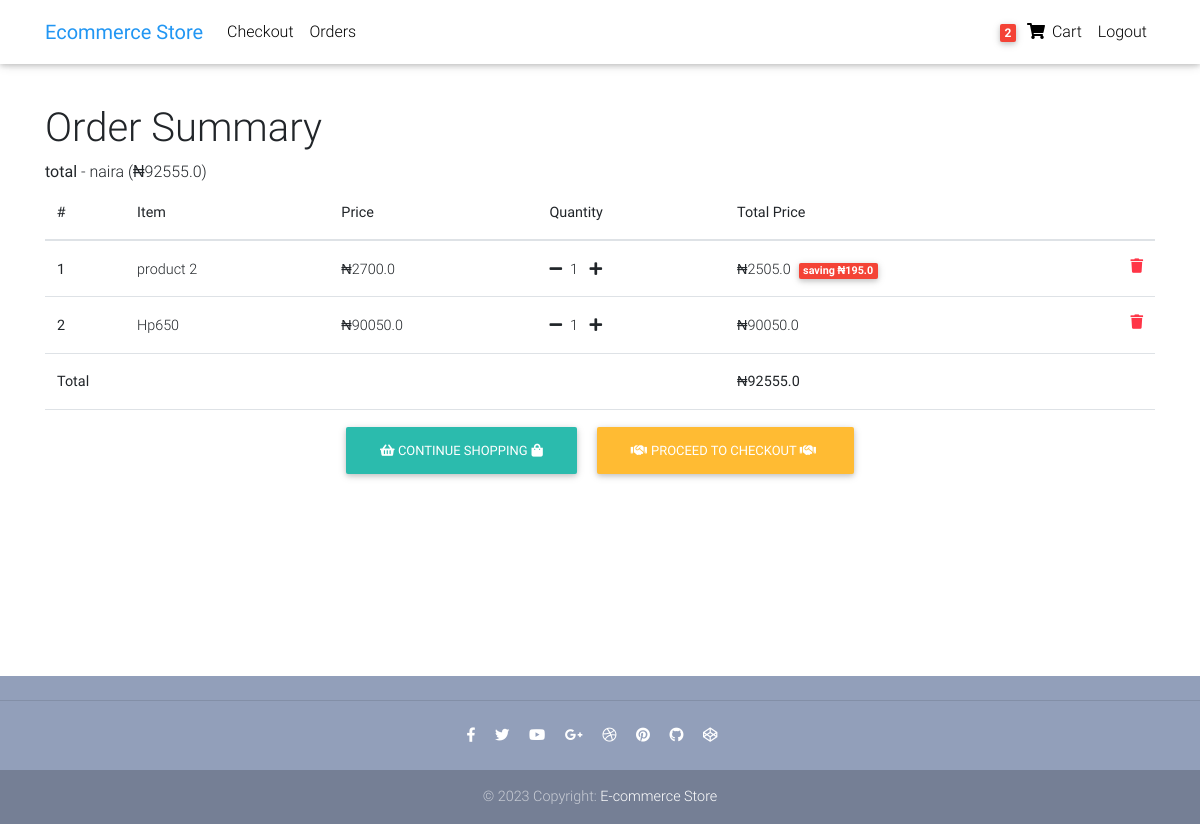
/order-summary/ (signed in), run on the app's committed database.
### users/models.py (models this page shows, shortened)
class UserModel(AbstractUser):
    username = models.CharField(null=False, blank=True, max_length=100)
    first_name = models.CharField(max_length=100)
    other_names = models.CharField(max_length=100, blank=True, null=True)
    email = models.EmailField(unique=True)
    USERNAME_FIELD = 'email'
    REQUIRED_FIELDS = [
        'first_name'
    ]
    objects = CustomUserManager()

### core/models.py (models this page shows, shortened)
class Order(models.Model):
    user = models.ForeignKey(USER, on_delete=models.CASCADE)
    items = models.ManyToManyField(OrderItem)
    start_date = models.DateTimeField(auto_now_add= True)
    ordered_date = models.DateTimeField()
    ordered = models.BooleanField(default=False)
    billing_address = models.ForeignKey("BillingAddress",on_delete = models.SET_NULL, null = True, blank = True)
    payment = models.ForeignKey("Payment",on_delete = models.SET_NULL, null = True, blank = True)
    total = models.FloatField(null = True, blank = True)
    def order_total(self):
        total = 0
        for ordered_item in self.items.all():
            total += ordered_item.get_final_total_price()
        return total

class OrderItem(models.Model):
    item = models.ForeignKey(Item, on_delete=models.CASCADE)
    quantity = models.PositiveIntegerField(default = 1)
    user = models.ForeignKey(USER, on_delete = models.CASCADE)
    ordered = models.BooleanField(default=False)
    def get_total_item_discount_price(self):
        num_items = self.quantity
        price = self.item.discount_price
        total = num_items * price
        return total
    def amount_saved(self):
        dic_price = self.item.discount_price
        price = self.item.price
        saved_cost = (price - dic_price) * self.quantity
        return saved_cost
    def get_total_item_price(self):
        num_items = self.quantity
        price = self.item.price
        total = num_items * price
        return total
    def get_final_total_price(self):
        if self.item.discount_price:
            return self.get_total_item_discount_price()
        else:
            return self.get_total_item_price()

class Item(models.Model):
    title = models.CharField(max_length=100)
    price = models.FloatField()
    discount_price = models.FloatField(null = True, blank = True)
    category = models.ForeignKey(Category, on_delete = models.CASCADE)
    label = models.CharField(choices = LABEL_CHOICES, max_length=10)
    description = models.TextField()
    slug = models.SlugField()

### core/views.py (the view)
class OrderSummaryView(LoginRequiredMixin,View):
    def get(self, request):
        try:
            orders_qs = Order.objects.filter(user = request.user, ordered = False)
            orders = orders_qs.first()
            items = orders.items.all()
            context = {
                "orders":orders,
                "items":items
            }
            return render(request, "core/order_summary.html", context)
        except:
            messages.info(request, "You do not have any active order!")
            return redirect("/")

### core/templatetags/cart_tags.py (called while the page is built)
@register.filter
def cart_item_count(user):
    if user.is_authenticated:
        qs = Order.objects.filter(user=user, ordered = False )
        if qs.exists():
            order = qs.first()
            ordered_items = order.items.all()
            total = sum([item.quantity for item in ordered_items])
            return total
        return 0
    else:
        return 0

@register.filter
def number_to_words(value):
    return p.number_to_words(value, andword='and', zero='zero').replace(',', '').replace("point zero", "")

### templates/core/order_summary.html (shortened to what this page needs)
 {%extends 'base.html' %}
 {% load cart_tags %}
{% load static %}
{% block content %}
<div class="table-responsive text-nowrap">
<h1>Order Summary</h1>
<b>total </b>- {{orders.order_total|number_to_words}} naira (&#8358;{{orders.order_total}})
  <table class="table">
    <thead>
      <tr>
        <strong><th scope="col">#</th></strong>
        <th scope="col">Item</th>
        <th scope="col">Price</th>
        <th scope="col">Quantity</th>
        <th scope="col">Total Price</th>
      </tr>
    </thead>
    <tbody>
      {% for item in items %}
      <tr>
        <td scope="col"><b>{{forloop.counter}}</b></td>
        <td>{{item.item.title}}</td>
        <td>&#8358;{{item.item.price}}</td>
        <td>
         <a href="{% url 'decrease-item-qty' item.item.slug %}"> <li class="fas fa-minus mr-2"></li></a>{{item.quantity}}
         <a href="{% url 'increase-item-qty' item.item.slug %}"><li class="fas fa-plus ml-2"></li></a>
         </td>
       <td>
        {% if item.item.discount_price %}
       &#8358;{{item.get_total_item_discount_price}}<span class=" ml-2 badge red"> saving &#8358;{{item.amount_saved}}</span>
       {%else%}
       &#8358;{{item.get_total_item_price}}
       {%endif%}
     <a href="{% url 'remove-item' item.item.slug %}"> <li class=" text-danger fas fa-trash float-right"></li></a>
   </td>
      </tr>
      {% endfor %}
      <tr>
        <td colspan="4" class="text-weight-bold"><strong>Total</strong></td>
        <td><strong class="text-weight-bold">&#8358;{{orders.order_total}} </strong></td>
      </tr>
      <tr>
        <td colspan="5" class="text-center">
          <a class=" btn btn-default mr-2 " href="/"><li class="fas ">&#xf291;</li> Continue shopping<li class="fas ml-1 ">&#xf290;</li>   </a>
          <a class=" btn btn-warning ml-2" href="{% url 'checkout' %}"><li class="fas mr-1 "> &#xf2b5; </li>Proceed to Checkout <li class="fas mr-1 "> &#xf2b5; </li> </a>
        </td>
      </tr>
    </tbody>
  </table>
</div>
{% endblock content %}

### templates/partials/nav.html (shortened to what this page needs)
 {% load cart_tags %}
  <nav class="navbar fixed-top navbar-expand-lg navbar-light white scrolling-navbar">
    <div class="container">
      <a class="navbar-brand waves-effect" href="{%url 'home'%}">
        <strong class="blue-text">Ecommerce Store</strong>
      </a>
      <div class="collapse navbar-collapse" id="navbarSupportedContent">
        <ul class="navbar-nav mr-auto">
          <li class="nav-item">
            <a class="nav-link waves-effect" href='/checkout'>Checkout</a>
          </li>
          <li class="nav-item">
            <a class="nav-link waves-effect" href="{% url 'order-summary'%}">Orders</a>
          </li>
        </ul>
        <ul class="navbar-nav nav-flex-icons">
          {%if request.user.is_authenticated %}
          <li class="nav-item">
            <a class="nav-link waves-effect" href="{% url 'order-summary'  %}">
              <span class="badge red z-depth-1 mr-1"> {{request.user|cart_item_count}}</span>
              <i class="fas fa-shopping-cart"></i>
              <span class="clearfix d-none d-sm-inline-block"> Cart </span>
            </a>
          </li>
          <li class="nav-item">
            <a class="nav-link waves-effect" href='{% url "logout" %}' >Logout</a>
          </li>
          {% endif %}
        </ul>
      </div>
    </div>
  </nav>

### templates/base.html (style rules this page uses)
html, body, header, .carousel { height: 60vh; }

### data on the page
UserModel: user|cart_item_count "2"
Order: order_total "92555.0"
OrderItem: item "product 2", item.price "2700.0", quantity "1", get_total_item_discount_price "2505.0", amount_saved "195.0"
OrderItem: item "Hp650", item.price "90050.0", quantity "1", get_total_item_price "90050.0"
